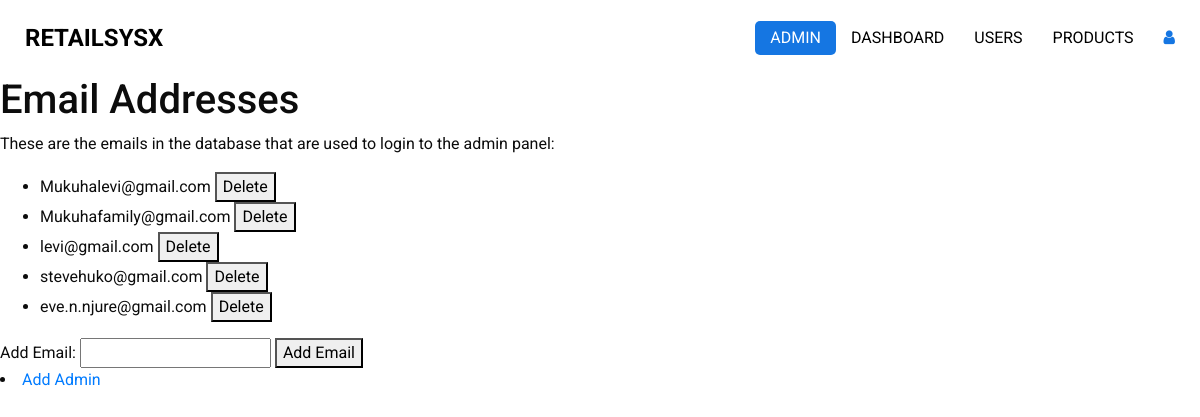
/view-emails, run on the app's committed database.
### app.py (models this page shows)
class Email(db.Model):
    id = db.Column(db.Integer, primary_key=True)
    email = db.Column(db.String(120), unique=True, nullable=False)

### app.py (the view)
@app.route('/view-emails')
def view_emails():
    emails = Email.query.all()
    return render_template('admin/templates/view_emails.html', emails=emails)

### templates/admin/templates/view_emails.html (shortened to what this page needs)
<!DOCTYPE html>
<html>
<head>
  <link rel="stylesheet" type="text/css" href="../static/css/bootstrap.css" />
  <link href="../static/css/font-awesome.min.css" rel="stylesheet" />
  <link href="../static/css/style.css" rel="stylesheet" />
  <link href="../static/css/responsive.css" rel="stylesheet" />
</head>
<body>
  <div class="hero_area">
    <header class="header_section">
      <div class="container-fluid">
        <nav class="navbar navbar-expand-lg custom_nav-container ">
          <a class="navbar-brand" href="href="{{ url_for('main') }}"">
            <span>
              RetailSysX
            </span>
          </a>
            <div class="collapse navbar-collapse" id="navbarSupportedContent">
            <ul class="navbar-nav  ">
              <li class="nav-item active">
                <a class="nav-link" href="">Admin </a>
              </li>
              <li class="nav-item">
                <a class="nav-link" href="{{ url_for('admin_page') }}">Dashboard</a>
              </li>
              <li class="nav-item">
                <a class="nav-link" href="{{ url_for('delete_user_page') }}">Users</a>
              </li>
              <li class="nav-item">
                <a class="nav-link" href="{{ url_for('manage_products') }}">Products</a>
              </li>
            </ul>
            <div class="user_optio_box">
              <a href="{{ url_for('index') }}" onclick="return confirmLogout()">
                <i class="fa fa-user" aria-hidden="true" title="Logout as user"></i>
              </a>
            </div>
          </div>
        </nav>
      </div>
    </header>
<body>
 <h1>Email Addresses</h1>
 <p>These are the emails in the database that are used to login to the admin panel:</p>
    <ul>
        {% for email in emails %}
            <li>{{ email.email }} <button onclick="deleteEmail({{ email.id }})">Delete</button></li>
        {% endfor %}
    </ul>
    <form id="addEmailForm">
        <label for="email">Add Email:</label>
        <input type="email" id="email" name="email" required>
        <button type="button" onclick="addEmail()">Add Email</button>
    </form>
<li><a href="{{ url_for('add_admin_page') }}">Add Admin</a></li>
</body>
</html>

### static/css/style.css (style rules this page uses)
body { font-family: "Roboto", sans-serif; color: #0c0c0c; background-color: #ffffff; overflow-x: hidden; }
a, a:hover, a:focus { text-decoration: none; }
.hero_area { position: relative; min-height: 100vh; display: -webkit-box; display: -ms-flexbox; display: flex; -webkit-box-orient: vertical; -webkit-box-direction: normal; -ms-flex-direction: column; flex-direction: column; }
.header_section .container-fluid { padding-right: 25px; padding-left: 25px; }
.navbar-brand span { font-weight: bold; color: #000000; font-size: 24px; text-transform: uppercase; }
.custom_nav-container { padding: 15px 0; }
.custom_nav-container .navbar-nav { margin: auto; }
.custom_nav-container .navbar-nav .nav-item .nav-link { padding: 5px 25px; color: #000000; text-align: center; text-transform: uppercase; border-radius: 5px; -webkit-transition: all 0.3s; transition: all 0.3s; }
.custom_nav-container .navbar-nav .nav-item:hover .nav-link, .custom_nav-container .navbar-nav .nav-item.active .nav-link { color: #ffffff; background-color: #1576E2; }
.user_optio_box { display: -webkit-box; display: -ms-flexbox; display: flex; }
.user_optio_box a { margin-left: 15px; color: #1576E2; }

### static/css/responsive.css (style rules this page uses)
@media (max-width: 1300px) { .custom_nav-container .navbar-nav { margin: 0; margin-left: auto; align-items: center; } }
@media (max-width: 1300px) { .custom_nav-container .navbar-nav .nav-item .nav-link { padding: 5px 15px; } }

### data on the page
Email: email "Mukuhalevi@gmail.com"
Email: email "Mukuhafamily@gmail.com"
Email: email "levi@gmail.com"
Email: email "stevehuko@gmail.com"
Email: email "eve.n.njure@gmail.com"
